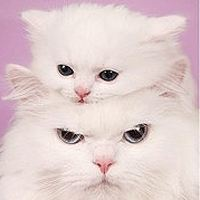
#> input picture resource/image/cat.jpg, 200 x 200 px
$ python '4.颜色通道提取.py'
#> lines starting #> are read from the running program, lines starting #| are printed output that depends on the picture
#!/usr/bin/env python3
# -*- coding:utf-8 -*-
import cv2
import os
from constants import res_image_path


def cv_show(name, image):
    # 图像的显示，也可以创建多个窗口
    cv2.imshow(name, image)
    # 等待时间，毫秒级，0表示任意键停止
    cv2.waitKey(0)
    # cv2.destroyAllWindows()


img = cv2.imread(os.path.join(res_image_path, "cat.jpg"))
#> img is the input picture: shape (200, 200, 3); mean B, G, R 205.6, 205.7, 224.5
b, g, r = cv2.split(img)
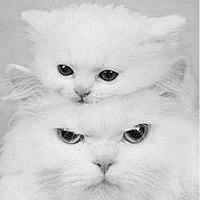
#> b: shape (200, 200); min 0, max 255, mean 205.6
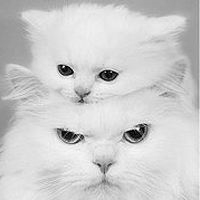
#> g: shape (200, 200); min 0, max 255, mean 205.7
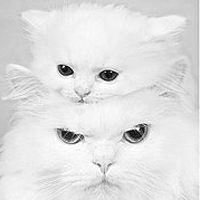
#> r: shape (200, 200); min 0, max 255, mean 224.5

print(b.shape)
#| (200, 200)
print(g.shape)
#| (200, 200)
print(r.shape)
#| (200, 200)

img2 = cv2.merge((b, g, r))
print(img2.shape)
#| (200, 200, 3)

# [13 lines of commented-out code are left out]
cur_img = img2.copy()
cur_img[:, :, 1] = 0
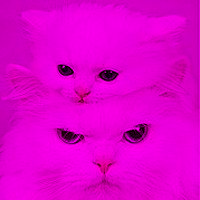
#> cur_img: shape (200, 200, 3); mean B, G, R 205.6, 0, 224.5
cur_img[:, :, 2] = 0
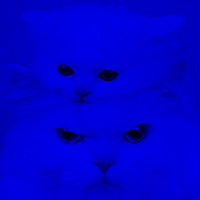
#> cur_img: shape (200, 200, 3); mean B, G, R 205.6, 0, 0
cv_show('R', cur_img)

$ run again, with resource/image/senery.jpg copied over resource/image/cat.jpg
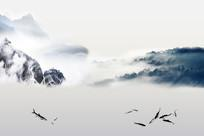
#> input picture resource/image/senery.jpg, 204 x 136 px
#> img is the input picture: shape (136, 204, 3); mean B, G, R 214.1, 212.7, 210.6
#| (136, 204)
#| (136, 204)
#| (136, 204)
#| (136, 204, 3)
#> `cur_img[:, :, 1] = 0`:
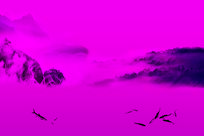
#> cur_img: shape (136, 204, 3); mean B, G, R 214.1, 0, 210.6
#> `cur_img[:, :, 2] = 0`:
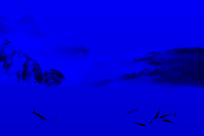
#> cur_img: shape (136, 204, 3); mean B, G, R 214.1, 0, 0
